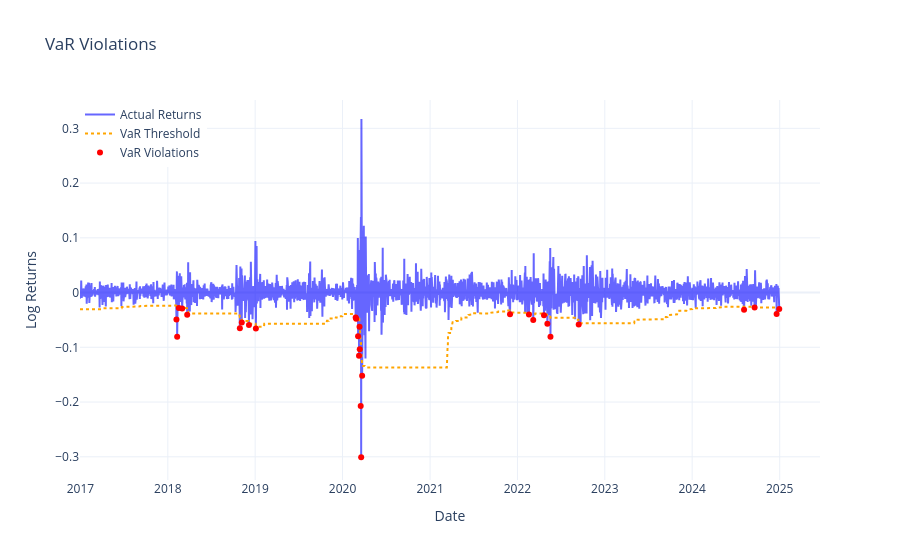

Here is the notebook cell this chart was saved with:
### Code cell
plots.plot_var_violations(snp_garch_fbm_var, var_col='VaR_99', predicted_col='predicted_log_returns')

### Figure 1 — Plotly figure (JSON) as saved in the notebook; plotly's stock layout.template omitted (floating-point values rounded to 4 significant figures; data arrays with more than 128 entries replaced by an {"elided": "..."} marker saying what was removed)
{"data": [{"line": {"color": "blue"}, "mode": "lines", "name": "Actual Returns", "opacity": 0.6, "type": "scatter", "x": {"elided": "2012 str values"}, "y": {"elided": "2012 float values"}}, {"line": {"color": "orange", "dash": "dot"}, "mode": "lines", "name": "VaR Threshold", "type": "scatter", "x": {"elided": "2012 str values"}, "y": {"elided": "2012 float values"}}, {"marker": {"color": "red", "size": 6, "symbol": "circle"}, "mode": "markers", "name": "VaR Violations", "type": "scatter", "x": ["2018-02-06T00:00:00", "2018-02-09T00:00:00", "2018-02-16T00:00:00", "2018-03-02T00:00:00", "2018-03-23T00:00:00", "2018-10-29T00:00:00", "2018-11-06T00:00:00", "2018-12-06T00:00:00", "2019-01-04T00:00:00", "2020-02-25T00:00:00", "2020-02-27T00:00:00", "2020-03-06T00:00:00", "2020-03-10T00:00:00", "2020-03-12T00:00:00", "2020-03-13T00:00:00", "2020-03-17T00:00:00", "2020-03-19T00:00:00", "2020-03-23T00:00:00", "2021-12-01T00:00:00", "2022-02-18T00:00:00", "2022-03-08T00:00:00", "2022-04-22T00:00:00", "2022-05-06T00:00:00", "2022-05-19T00:00:00", "2022-09-14T00:00:00", "2024-08-05T00:00:00", "2024-09-18T00:00:00", "2024-12-19T00:00:00", "2024-12-30T00:00:00"], "y": [-0.04929, -0.08073, -0.02825, -0.02893, -0.04073, -0.0652, -0.05473, -0.05915, -0.06551, -0.04537, -0.04776, -0.07999, -0.1152, -0.06263, -0.1034, -0.2074, -0.3008, -0.1521, -0.03958, -0.03983, -0.05009, -0.04142, -0.05689, -0.0808, -0.05839, -0.03127, -0.02746, -0.0392, -0.02998]}], "layout": {"hovermode": "x unified", "legend": {"x": 0, "y": 1}, "title": {"text": "VaR Violations"}, "xaxis": {"title": {"text": "Date"}}, "yaxis": {"title": {"text": "Log Returns"}}}}
